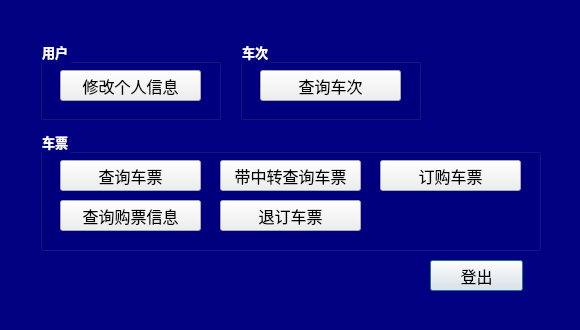
<?xml version="1.0" encoding="UTF-8"?>
<ui version="4.0">
 <class>userDialog</class>
 <widget class="QDialog" name="userDialog">
  <property name="geometry">
   <rect>
    <x>0</x>
    <y>0</y>
    <width>580</width>
    <height>330</height>
   </rect>
  </property>
  <property name="minimumSize">
   <size>
    <width>580</width>
    <height>330</height>
   </size>
  </property>
  <property name="maximumSize">
   <size>
    <width>580</width>
    <height>330</height>
   </size>
  </property>
  <property name="windowTitle">
   <string>user</string>
  </property>
  <property name="styleSheet">
   <string notr="true">QLabel {
	font: 9pt &quot;幼圆&quot;;
	font-size:17px;
	color:black;
}

QPushButton {
	font: 9pt &quot;黑体&quot;;
	font-size:16px;
	color:black;
}
QDialog {
	background-color:navy;
}
QLabel {
	color:white;
}
QGroupBox {
	color:white;
}
QGroupBox QPushButton {
	font: 9pt &quot;幼圆&quot;;
	font-size:16px;
	color:black;
}</string>
  </property>
  <widget class="QPushButton" name="logoutButton">
   <property name="geometry">
    <rect>
     <x>430</x>
     <y>260</y>
     <width>93</width>
     <height>31</height>
    </rect>
   </property>
   <property name="text">
    <string>登出</string>
   </property>
  </widget>
  <widget class="QGroupBox" name="groupBox">
   <property name="geometry">
    <rect>
     <x>40</x>
     <y>130</y>
     <width>501</width>
     <height>121</height>
    </rect>
   </property>
   <property name="font">
    <font>
     <family>微软雅黑</family>
     <pointsize>10</pointsize>
     <weight>75</weight>
     <bold>true</bold>
    </font>
   </property>
   <property name="title">
    <string>车票</string>
   </property>
   <widget class="QPushButton" name="queryTicketButton">
    <property name="geometry">
     <rect>
      <x>20</x>
      <y>30</y>
      <width>141</width>
      <height>31</height>
     </rect>
    </property>
    <property name="text">
     <string>查询车票</string>
    </property>
   </widget>
   <widget class="QPushButton" name="queryTransferButton">
    <property name="geometry">
     <rect>
      <x>180</x>
      <y>30</y>
      <width>141</width>
      <height>31</height>
     </rect>
    </property>
    <property name="text">
     <string>带中转查询车票</string>
    </property>
   </widget>
   <widget class="QPushButton" name="buyTicketButton">
    <property name="geometry">
     <rect>
      <x>340</x>
      <y>30</y>
      <width>141</width>
      <height>31</height>
     </rect>
    </property>
    <property name="text">
     <string>订购车票</string>
    </property>
   </widget>
   <widget class="QPushButton" name="queryOrderButton">
    <property name="geometry">
     <rect>
      <x>20</x>
      <y>70</y>
      <width>141</width>
      <height>31</height>
     </rect>
    </property>
    <property name="text">
     <string>查询购票信息</string>
    </property>
   </widget>
   <widget class="QPushButton" name="refundTicketButton">
    <property name="geometry">
     <rect>
      <x>180</x>
      <y>70</y>
      <width>141</width>
      <height>31</height>
     </rect>
    </property>
    <property name="text">
     <string>退订车票</string>
    </property>
   </widget>
  </widget>
  <widget class="QGroupBox" name="groupBox_2">
   <property name="geometry">
    <rect>
     <x>40</x>
     <y>40</y>
     <width>181</width>
     <height>80</height>
    </rect>
   </property>
   <property name="font">
    <font>
     <family>微软雅黑</family>
     <pointsize>10</pointsize>
     <weight>75</weight>
     <bold>true</bold>
    </font>
   </property>
   <property name="title">
    <string>用户</string>
   </property>
   <widget class="QPushButton" name="modifyProfileButton">
    <property name="geometry">
     <rect>
      <x>20</x>
      <y>30</y>
      <width>141</width>
      <height>31</height>
     </rect>
    </property>
    <property name="text">
     <string>修改个人信息</string>
    </property>
   </widget>
  </widget>
  <widget class="QGroupBox" name="groupBox_3">
   <property name="geometry">
    <rect>
     <x>240</x>
     <y>40</y>
     <width>181</width>
     <height>80</height>
    </rect>
   </property>
   <property name="font">
    <font>
     <family>微软雅黑</family>
     <pointsize>10</pointsize>
     <weight>75</weight>
     <bold>true</bold>
    </font>
   </property>
   <property name="title">
    <string>车次</string>
   </property>
   <widget class="QPushButton" name="queryTrainButton">
    <property name="geometry">
     <rect>
      <x>20</x>
      <y>30</y>
      <width>141</width>
      <height>31</height>
     </rect>
    </property>
    <property name="text">
     <string>查询车次</string>
    </property>
   </widget>
  </widget>
 </widget>
 <resources/>
 <connections/>
</ui>
